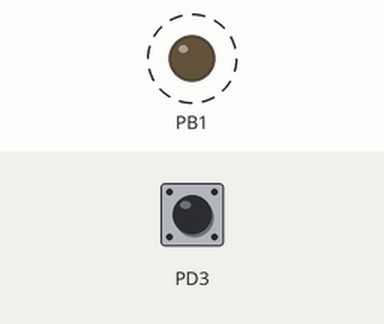
Recording of a program running on a simulated ATmega328P, built with avr-gcc and emulated at 16 MHz. Parts: output pins drawn as LEDs (lit = HIGH). Dashed ring = blinking. The test bench sets the inputs (shaded band); at power-on: PD3 HIGH.

Above: at 1.8 s.
1.9 s: PD3 pulled LOW for 3.2 s
At 2.15 s:
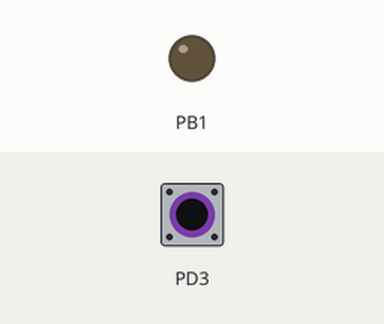
At 5.32 s:
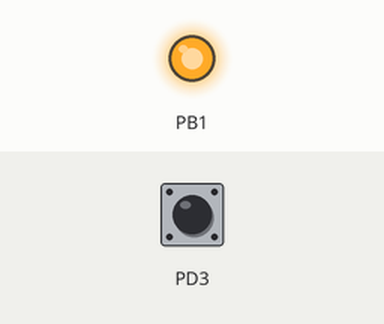
Timing chart, 0 to 12.6 s (numbered marks = the images above; inputs shaded):
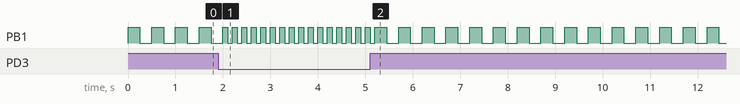

The program:

main.c
```c
/*
 * GccApplication2.c
 *
 * Created: 30.11.2017 14:46:24
 * Author : st111279
 */


/* Der ATmega328P läuft mit einer Frequenz von 16 MHz */
#define F_CPU 16000000L
/* Einbinden der benoetigten Bibliotheken */
#include <avr/io.h>
#include <util/delay.h>


int main(void)
{

	/* LED A3 (PORTB01) als Ausgang setzen */

	DDRB = 0x02;
	/* Sensor Bandanfang und Bandende als Eingang definieren */
	DDRD = 0x00;
	PORTD = 0x0C;
while (1)
    /* Replace with your application code */
 {
	 /* Abfrage ob der Sensor an PORTD3 auf HIGH geschalten wird
	 */
	 if ((PIND & 0x08)==0)
	 {
 		 PORTB = 0x02; // LED einschalten Mode 1
		 _delay_ms(100); // 100 ms warten
		 PORTB = 0x00; // LED ausschalten Mode 1
		 _delay_ms(100); // 100 ms warten
	 }
	 else
	 {
		 PORTB  = 0x02; // LED einschalten Mode 2
		 _delay_ms(250); // 500 ms warten
		 PORTB = 0x00; // LED ausschalten Mode 2
		 _delay_ms(250); // 500 ms warten
	 }
 }
 }
```
